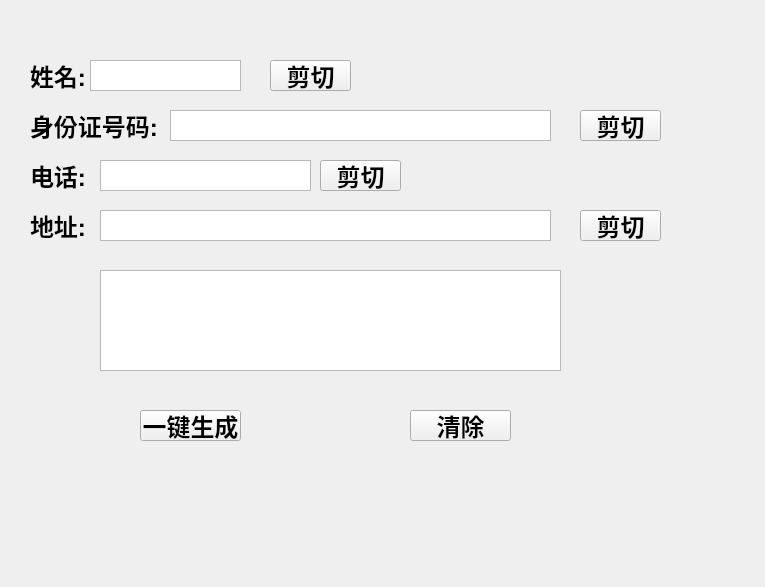
<?xml version="1.0" encoding="UTF-8"?>
<ui version="4.0">
 <class>Form</class>
 <widget class="QWidget" name="Form">
  <property name="geometry">
   <rect>
    <x>0</x>
    <y>0</y>
    <width>765</width>
    <height>587</height>
   </rect>
  </property>
  <property name="windowTitle">
   <string>Form</string>
  </property>
  <widget class="QLabel" name="label">
   <property name="geometry">
    <rect>
     <x>30</x>
     <y>60</y>
     <width>61</width>
     <height>31</height>
    </rect>
   </property>
   <property name="font">
    <font>
     <family>Arial</family>
     <pointsize>18</pointsize>
     <weight>75</weight>
     <bold>true</bold>
    </font>
   </property>
   <property name="text">
    <string>姓名:</string>
   </property>
  </widget>
  <widget class="QLabel" name="label_2">
   <property name="geometry">
    <rect>
     <x>30</x>
     <y>110</y>
     <width>131</width>
     <height>31</height>
    </rect>
   </property>
   <property name="font">
    <font>
     <family>Arial</family>
     <pointsize>18</pointsize>
     <weight>75</weight>
     <bold>true</bold>
    </font>
   </property>
   <property name="text">
    <string>身份证号码:</string>
   </property>
  </widget>
  <widget class="QLabel" name="label_3">
   <property name="geometry">
    <rect>
     <x>30</x>
     <y>160</y>
     <width>61</width>
     <height>31</height>
    </rect>
   </property>
   <property name="font">
    <font>
     <family>Arial</family>
     <pointsize>18</pointsize>
     <weight>75</weight>
     <bold>true</bold>
    </font>
   </property>
   <property name="text">
    <string>电话:</string>
   </property>
  </widget>
  <widget class="QLabel" name="label_4">
   <property name="geometry">
    <rect>
     <x>30</x>
     <y>210</y>
     <width>61</width>
     <height>31</height>
    </rect>
   </property>
   <property name="font">
    <font>
     <family>Arial</family>
     <pointsize>18</pointsize>
     <weight>75</weight>
     <bold>true</bold>
    </font>
   </property>
   <property name="text">
    <string>地址:</string>
   </property>
  </widget>
  <widget class="QPushButton" name="pushButton">
   <property name="geometry">
    <rect>
     <x>140</x>
     <y>410</y>
     <width>101</width>
     <height>31</height>
    </rect>
   </property>
   <property name="font">
    <font>
     <family>Arial</family>
     <pointsize>18</pointsize>
     <weight>75</weight>
     <bold>true</bold>
    </font>
   </property>
   <property name="text">
    <string>一键生成</string>
   </property>
  </widget>
  <widget class="QPushButton" name="pushButton_2">
   <property name="geometry">
    <rect>
     <x>410</x>
     <y>410</y>
     <width>101</width>
     <height>31</height>
    </rect>
   </property>
   <property name="font">
    <font>
     <family>Arial</family>
     <pointsize>18</pointsize>
     <weight>75</weight>
     <bold>true</bold>
    </font>
   </property>
   <property name="text">
    <string>清除</string>
   </property>
  </widget>
  <widget class="QPushButton" name="pushButton_3">
   <property name="geometry">
    <rect>
     <x>270</x>
     <y>60</y>
     <width>81</width>
     <height>31</height>
    </rect>
   </property>
   <property name="font">
    <font>
     <family>Arial</family>
     <pointsize>18</pointsize>
     <weight>75</weight>
     <bold>true</bold>
    </font>
   </property>
   <property name="text">
    <string>剪切</string>
   </property>
  </widget>
  <widget class="QPushButton" name="pushButton_4">
   <property name="geometry">
    <rect>
     <x>580</x>
     <y>110</y>
     <width>81</width>
     <height>31</height>
    </rect>
   </property>
   <property name="font">
    <font>
     <family>Arial</family>
     <pointsize>18</pointsize>
     <weight>75</weight>
     <bold>true</bold>
    </font>
   </property>
   <property name="text">
    <string>剪切</string>
   </property>
  </widget>
  <widget class="QPushButton" name="pushButton_5">
   <property name="geometry">
    <rect>
     <x>320</x>
     <y>160</y>
     <width>81</width>
     <height>31</height>
    </rect>
   </property>
   <property name="font">
    <font>
     <family>Arial</family>
     <pointsize>18</pointsize>
     <weight>75</weight>
     <bold>true</bold>
    </font>
   </property>
   <property name="text">
    <string>剪切</string>
   </property>
  </widget>
  <widget class="QPushButton" name="pushButton_6">
   <property name="geometry">
    <rect>
     <x>580</x>
     <y>210</y>
     <width>81</width>
     <height>31</height>
    </rect>
   </property>
   <property name="font">
    <font>
     <family>Arial</family>
     <pointsize>18</pointsize>
     <weight>75</weight>
     <bold>true</bold>
    </font>
   </property>
   <property name="text">
    <string>剪切</string>
   </property>
  </widget>
  <widget class="QTextBrowser" name="textBrowser">
   <property name="geometry">
    <rect>
     <x>100</x>
     <y>270</y>
     <width>461</width>
     <height>101</height>
    </rect>
   </property>
   <property name="font">
    <font>
     <family>Arial</family>
     <pointsize>18</pointsize>
     <weight>75</weight>
     <bold>true</bold>
    </font>
   </property>
   <property name="html">
    <string>&lt;!DOCTYPE HTML PUBLIC &quot;-//W3C//DTD HTML 4.0//EN&quot; &quot;http://www.w3.org/TR/REC-html40/strict.dtd&quot;&gt;
&lt;html&gt;&lt;head&gt;&lt;meta name=&quot;qrichtext&quot; content=&quot;1&quot; /&gt;&lt;style type=&quot;text/css&quot;&gt;
p, li { white-space: pre-wrap; }
&lt;/style&gt;&lt;/head&gt;&lt;body style=&quot; font-family:'Arial'; font-size:18pt; font-weight:600; font-style:normal;&quot;&gt;
&lt;p style=&quot;-qt-paragraph-type:empty; margin-top:0px; margin-bottom:0px; margin-left:0px; margin-right:0px; -qt-block-indent:0; text-indent:0px; font-family:'SimSun'; font-size:9pt; font-weight:400;&quot;&gt;&lt;br /&gt;&lt;/p&gt;&lt;/body&gt;&lt;/html&gt;</string>
   </property>
  </widget>
  <widget class="QTextBrowser" name="textBrowser_2">
   <property name="geometry">
    <rect>
     <x>90</x>
     <y>60</y>
     <width>151</width>
     <height>31</height>
    </rect>
   </property>
   <property name="font">
    <font>
     <family>Arial</family>
     <pointsize>18</pointsize>
     <weight>75</weight>
     <bold>true</bold>
    </font>
   </property>
   <property name="html">
    <string>&lt;!DOCTYPE HTML PUBLIC &quot;-//W3C//DTD HTML 4.0//EN&quot; &quot;http://www.w3.org/TR/REC-html40/strict.dtd&quot;&gt;
&lt;html&gt;&lt;head&gt;&lt;meta name=&quot;qrichtext&quot; content=&quot;1&quot; /&gt;&lt;style type=&quot;text/css&quot;&gt;
p, li { white-space: pre-wrap; }
&lt;/style&gt;&lt;/head&gt;&lt;body style=&quot; font-family:'Arial'; font-size:18pt; font-weight:600; font-style:normal;&quot;&gt;
&lt;p style=&quot;-qt-paragraph-type:empty; margin-top:0px; margin-bottom:0px; margin-left:0px; margin-right:0px; -qt-block-indent:0; text-indent:0px; font-family:'SimSun'; font-size:9pt; font-weight:400;&quot;&gt;&lt;br /&gt;&lt;/p&gt;&lt;/body&gt;&lt;/html&gt;</string>
   </property>
  </widget>
  <widget class="QTextBrowser" name="textBrowser_3">
   <property name="geometry">
    <rect>
     <x>170</x>
     <y>110</y>
     <width>381</width>
     <height>31</height>
    </rect>
   </property>
   <property name="font">
    <font>
     <family>Arial</family>
     <pointsize>18</pointsize>
     <weight>75</weight>
     <bold>true</bold>
    </font>
   </property>
   <property name="html">
    <string>&lt;!DOCTYPE HTML PUBLIC &quot;-//W3C//DTD HTML 4.0//EN&quot; &quot;http://www.w3.org/TR/REC-html40/strict.dtd&quot;&gt;
&lt;html&gt;&lt;head&gt;&lt;meta name=&quot;qrichtext&quot; content=&quot;1&quot; /&gt;&lt;style type=&quot;text/css&quot;&gt;
p, li { white-space: pre-wrap; }
&lt;/style&gt;&lt;/head&gt;&lt;body style=&quot; font-family:'Arial'; font-size:18pt; font-weight:600; font-style:normal;&quot;&gt;
&lt;p style=&quot;-qt-paragraph-type:empty; margin-top:0px; margin-bottom:0px; margin-left:0px; margin-right:0px; -qt-block-indent:0; text-indent:0px; font-family:'SimSun'; font-size:9pt; font-weight:400;&quot;&gt;&lt;br /&gt;&lt;/p&gt;&lt;/body&gt;&lt;/html&gt;</string>
   </property>
  </widget>
  <widget class="QTextBrowser" name="textBrowser_4">
   <property name="geometry">
    <rect>
     <x>100</x>
     <y>160</y>
     <width>211</width>
     <height>31</height>
    </rect>
   </property>
   <property name="font">
    <font>
     <family>Arial</family>
     <pointsize>18</pointsize>
     <weight>75</weight>
     <bold>true</bold>
    </font>
   </property>
   <property name="html">
    <string>&lt;!DOCTYPE HTML PUBLIC &quot;-//W3C//DTD HTML 4.0//EN&quot; &quot;http://www.w3.org/TR/REC-html40/strict.dtd&quot;&gt;
&lt;html&gt;&lt;head&gt;&lt;meta name=&quot;qrichtext&quot; content=&quot;1&quot; /&gt;&lt;style type=&quot;text/css&quot;&gt;
p, li { white-space: pre-wrap; }
&lt;/style&gt;&lt;/head&gt;&lt;body style=&quot; font-family:'Arial'; font-size:18pt; font-weight:600; font-style:normal;&quot;&gt;
&lt;p style=&quot;-qt-paragraph-type:empty; margin-top:0px; margin-bottom:0px; margin-left:0px; margin-right:0px; -qt-block-indent:0; text-indent:0px; font-family:'SimSun'; font-size:9pt; font-weight:400;&quot;&gt;&lt;br /&gt;&lt;/p&gt;&lt;/body&gt;&lt;/html&gt;</string>
   </property>
  </widget>
  <widget class="QTextBrowser" name="textBrowser_5">
   <property name="geometry">
    <rect>
     <x>100</x>
     <y>210</y>
     <width>451</width>
     <height>31</height>
    </rect>
   </property>
   <property name="font">
    <font>
     <family>Arial</family>
     <pointsize>18</pointsize>
     <weight>75</weight>
     <bold>true</bold>
    </font>
   </property>
   <property name="html">
    <string>&lt;!DOCTYPE HTML PUBLIC &quot;-//W3C//DTD HTML 4.0//EN&quot; &quot;http://www.w3.org/TR/REC-html40/strict.dtd&quot;&gt;
&lt;html&gt;&lt;head&gt;&lt;meta name=&quot;qrichtext&quot; content=&quot;1&quot; /&gt;&lt;style type=&quot;text/css&quot;&gt;
p, li { white-space: pre-wrap; }
&lt;/style&gt;&lt;/head&gt;&lt;body style=&quot; font-family:'Arial'; font-size:18pt; font-weight:600; font-style:normal;&quot;&gt;
&lt;p style=&quot;-qt-paragraph-type:empty; margin-top:0px; margin-bottom:0px; margin-left:0px; margin-right:0px; -qt-block-indent:0; text-indent:0px; font-family:'SimSun'; font-size:9pt; font-weight:400;&quot;&gt;&lt;br /&gt;&lt;/p&gt;&lt;/body&gt;&lt;/html&gt;</string>
   </property>
  </widget>
 </widget>
 <resources/>
 <connections>
  <connection>
   <sender>pushButton_2</sender>
   <signal>clicked()</signal>
   <receiver>textBrowser</receiver>
   <slot>clear()</slot>
   <hints>
    <hint type="sourcelabel">
     <x>460</x>
     <y>425</y>
    </hint>
    <hint type="destinationlabel">
     <x>335</x>
     <y>310</y>
    </hint>
   </hints>
  </connection>
  <connection>
   <sender>pushButton_3</sender>
   <signal>clicked()</signal>
   <receiver>textBrowser_2</receiver>
   <slot>copy()</slot>
   <hints>
    <hint type="sourcelabel">
     <x>310</x>
     <y>75</y>
    </hint>
    <hint type="destinationlabel">
     <x>165</x>
     <y>75</y>
    </hint>
   </hints>
  </connection>
  <connection>
   <sender>pushButton_4</sender>
   <signal>clicked()</signal>
   <receiver>textBrowser_3</receiver>
   <slot>copy()</slot>
   <hints>
    <hint type="sourcelabel">
     <x>620</x>
     <y>125</y>
    </hint>
    <hint type="destinationlabel">
     <x>360</x>
     <y>125</y>
    </hint>
   </hints>
  </connection>
  <connection>
   <sender>pushButton_5</sender>
   <signal>clicked()</signal>
   <receiver>textBrowser_4</receiver>
   <slot>copy()</slot>
   <hints>
    <hint type="sourcelabel">
     <x>360</x>
     <y>175</y>
    </hint>
    <hint type="destinationlabel">
     <x>205</x>
     <y>175</y>
    </hint>
   </hints>
  </connection>
  <connection>
   <sender>pushButton_6</sender>
   <signal>clicked()</signal>
   <receiver>textBrowser_5</receiver>
   <slot>show()</slot>
   <hints>
    <hint type="sourcelabel">
     <x>620</x>
     <y>225</y>
    </hint>
    <hint type="destinationlabel">
     <x>325</x>
     <y>225</y>
    </hint>
   </hints>
  </connection>
 </connections>
</ui>
